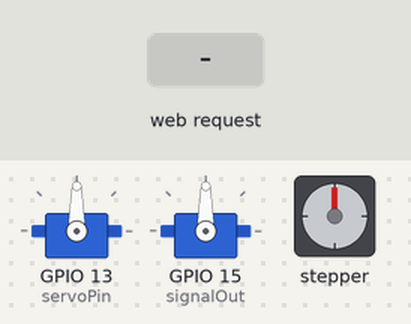
This sketch was run on a simulated ESP32. Shown: 2 × servo, stepper motor. The test bench sets the inputs (shaded band). WiFi joins after 1.5 s; servers stay silent unless stated; stepper angles assume 200 steps per turn; what the sketch prints to the serial monitor is not drawn.

Above: at 2.7 s.
2.8 s: HTTP request GET /stepper?value=1 received
At 3.6 s:
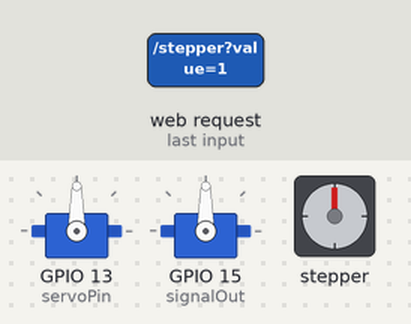
5.8 s: HTTP request GET /steering?value=1 received
At 6.6 s:
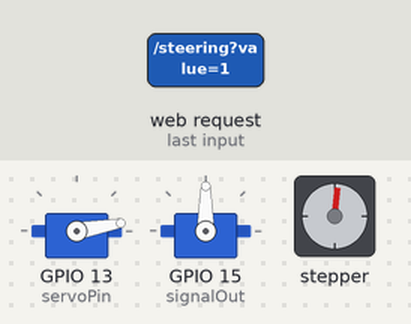
8.8 s: HTTP request GET /esc?value=1 received
At 9.5 s:
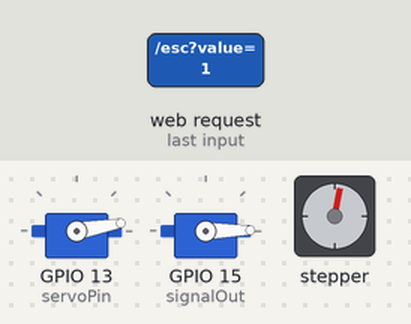
11.8 s: HTTP request GET /steering?value=120 received
At 12.6 s:
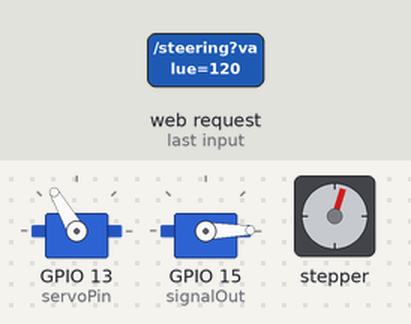
14.8 s: HTTP request GET /steering?value=0 received
At 16.2 s:
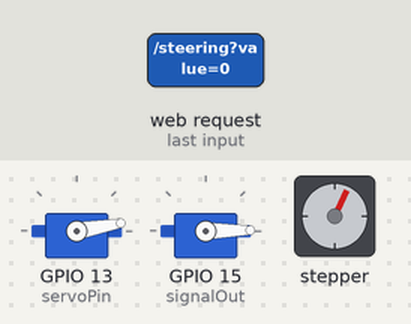
17.8 s: HTTP request GET /esc?value=120 received
At 18.6 s:
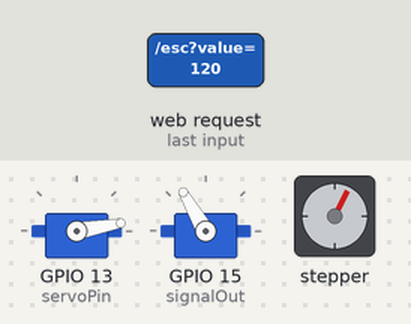
Timing chart, 0 to 27.3 s (numbered marks = the images above; inputs shaded):
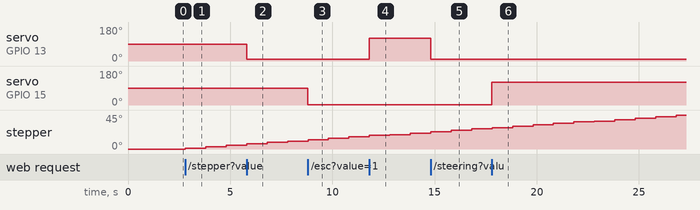

Measured:
- after the input at 5.8 s, servo on GPIO 13 (servoPin): 90° → 10° at once
- after the input at 8.8 s, servo on GPIO 15 (signalOut): 90° → 1° at once
- after the input at 11.8 s, servo on GPIO 13 (servoPin): 10° → 120° at once
- after the input at 14.8 s, servo on GPIO 13 (servoPin): 120° → 10° at once
- after the input at 17.8 s, servo on GPIO 15 (signalOut): 1° → 120° at once

The sketch:

serv_mo_stee.ino
```cpp
#include <WiFi.h>
#include <AsyncTCP.h>
#include <ESPAsyncWebServer.h>
#include <Servo.h>
#include <AccelStepper.h>

// Replace with your network credentials
const char* ssid = "replace_with_your_ssid";
const char* password = "REPLACE_WITH_YOUR_PASSWORD";

// Create servo objects for steering and ESC
Servo steeringServo;
Servo ESC;

// GPIO pins for servos
const int servoPin = 13; // Steering servo pin
const int signalOut = 15; // ESC signal pin

// Define pin connections for stepper motor
const int dirPin = 25;  // Stepper motor direction pin
const int stepPin = 26; // Stepper motor step pin

// Define motor interface type
#define motorInterfaceType 1

// Create an instance of AccelStepper
AccelStepper myStepper(motorInterfaceType, stepPin, dirPin);

// Web server setup
AsyncWebServer server(80);
String steeringValueString = "90"; // Default to neutral position for steering
String escValueString = "0"; // Default to zero for ESC
String stepperValueString = "0"; // Default to zero for stepper motor speed

const int minPWM = 1000;
const int maxPWM = 2000;

// HTML and JavaScript for the web interface
const char index_html[] PROGMEM = R"rawliteral(
<!DOCTYPE html>
<html>
<head>
  <meta name="viewport" content="width=device-width, initial-scale=1" />
  <title>Car Control</title>
  <style>
    body {
      font-family: Arial;
      display: flex;
      justify-content: space-between;
      height: 100vh;
      margin: 0;
      padding: 10px;
      overflow: hidden;
    }
    h2 {
      font-size: 2rem;
    }
    .slider {
      -webkit-appearance: none;
      width: 300px;
      height: 25px;
      background: #ddd;
      outline: none;
      opacity: 0.7;
      transition: opacity 0.2s;
    }
    .slider::-webkit-slider-thumb {
      -webkit-appearance: none;
      width: 30px;
      height: 30px;
      background: #4caf50;
      cursor: pointer;
    }
    .slider::-moz-range-thumb {
      width: 30px;
      height: 30px;
      background: #4caf50;
      cursor: pointer;
    }
    .slider-container {
      margin-top: 10px;
    }
    .degree-display {
      font-size: 24px;
      margin-bottom: 10px;
    }
    .vertical-slider {
      -webkit-appearance: none;
      width: 25px;
      height: 200px;
      background: #ddd;
      outline: none;
      opacity: 0.7;
      transition: opacity 0.2s;
    }
    .vertical-slider::-webkit-slider-thumb {
      -webkit-appearance: none;
      width: 30px;
      height: 30px;
      background: #4caf50;
      cursor: pointer;
    }
    .vertical-slider::-moz-range-thumb {
      width: 30px;
      height: 30px;
      background: #4caf50;
      cursor: pointer;
    }
    .column {
      display: flex;
      flex-direction: column;
      align-items: center;
    }
    .stepper-section {
      margin-top: 180px;
      height: 250px;
      display: block; /* Adjust this value to move the section higher or lower */
    }
  </style>
</head>
<body>
  <div class="column">
    <h2>ESC Control</h2>
    <p><span id="escValue">0</span></p>
    <div class="slider-container">
      <input
        type="range"
        min="0"
        max="180"
        class="slider"
        id="escSlider"
        value="0"
      />
    </div>
    <h2>Steering Control</h2>
    <div class="degree-display" id="degreeDisplay">Rotation: 0°</div>
    <div class="slider-container">
      <input
        type="range"
        min="10"
        max="170"
        class="slider"
        id="servoSlider"
        value="90"
      />
    </div>
  </div>
  <div class="stepper-section">
    <div class="slider-container">
      <input
        type="range"
        min="-700"
        max="700"
        value="0"
        class="slider"
        id="stepperSlider"
        orient="vertical"
        style="transform: rotate(90deg); direction: rtl;"
      />
    </div>
  </div>
  <script src="https://ajax.googleapis.com/ajax/libs/jquery/3.3.1/jquery.min.js"></script>
  <script>
    // Steering control
    var servoSlider = document.getElementById("servoSlider");
    var degreeDisplay = document.getElementById("degreeDisplay");
    servoSlider.oninput = function () {
      var value = this.value;
      var rotation = value - 90;
      degreeDisplay.textContent = "Rotation: " + rotation + "°";
      $.get("/steering?value=" + value);
    };
    servoSlider.onmouseup = function () {
      this.value = 90;
      degreeDisplay.textContent = "Rotation: 0°";
      $.get("/steering?value=90");
    };
    servoSlider.ontouchend = function () {
      this.value = 90;
      degreeDisplay.textContent = "Rotation: 0°";
      $.get("/steering?value=90");
    };
    // ESC control
    var escSlider = document.getElementById("escSlider");
    var escValue = document.getElementById("escValue");
    escSlider.oninput = function () {
      var value = this.value;
      escValue.textContent = value;
      $.get("/esc?value=" + value);
    };
    // Stepper motor control
    var stepperSlider = document.getElementById("stepperSlider");
    stepperSlider.oninput = function () {
      var value = this.value;
      $.get("/stepper?value=" + value);
    };
    stepperSlider.onmouseup = function () {
      this.value = 0;
      $.get("/stepper?value=0");
    };
    stepperSlider.ontouchend = function () {
      this.value = 0;
      $.get("/stepper?value=0");
    };
  </script>
</body>
</html>
)rawliteral";

void setup() {
  Serial.begin(115200);

  // Initialize servos
  steeringServo.attach(servoPin);
  steeringServo.write(90); // Neutral position
  ESC.attach(signalOut, minPWM, maxPWM);

  // Initialize stepper motor
  myStepper.setMaxSpeed(700);      // Adjust maximum speed (steps per second)
  myStepper.setAcceleration(300);  // Adjust acceleration (steps per second squared)

  // Connect to Wi-Fi
  Serial.print("Connecting to ");
  Serial.println(ssid);
  WiFi.begin(ssid, password);
  while (WiFi.status() != WL_CONNECTED) {
    delay(500);
    Serial.print(".");
  }
  Serial.println("");
  Serial.println("WiFi connected.");
  Serial.println("IP address: ");
  Serial.println(WiFi.localIP());

  // Set up web server routes
  server.on("/", HTTP_GET, [](AsyncWebServerRequest *request){
    request->send_P(200, "text/html", index_html);
  });

  server.on("/steering", HTTP_GET, [](AsyncWebServerRequest *request){
    if (request->hasParam("value")) {
      steeringValueString = request->getParam("value")->value();
      int value = steeringValueString.toInt();
      // Limit value to 10-170 degrees
      value = constrain(value, 10, 170);
      steeringServo.write(value);
      Serial.println("Steering: " + steeringValueString);
    }
    request->send(200, "text/plain", "OK");
  });

  server.on("/esc", HTTP_GET, [](AsyncWebServerRequest *request){
    if (request->hasParam("value")) {
      escValueString = request->getParam("value")->value();
      int value = escValueString.toInt();
      // Map value from 0-180 to minPWM-maxPWM
      int pwmValue = map(value, 0, 180, minPWM, maxPWM);
      ESC.writeMicroseconds(pwmValue);
      Serial.println("ESC: " + escValueString + " -> PWM: " + pwmValue);
    }
    request->send(200, "text/plain", "OK");
  });

  server.on("/stepper", HTTP_GET, [](AsyncWebServerRequest *request){
    if (request->hasParam("value")) {
      stepperValueString = request->getParam("value")->value();
      int value = stepperValueString.toInt();
      if (value == 0) {
        myStepper.stop(); // Stop stepper motor if value is 0
      } else {
        // Set stepper speed and direction based on the value
        int speed = abs(value); // Speed is always positive
        if (value > 0) {
          myStepper.setSpeed(speed);
        } else {
          myStepper.setSpeed(-speed);
        }
        myStepper.runSpeed();
      }
      Serial.println("Stepper Speed: " + stepperValueString);
    }
    request->send(200, "text/plain", "OK");
  });

  server.begin();
  Serial.println("HTTP server started");
}

void loop() {
  // Run the stepper motor
  myStepper.runSpeed();
}
```
